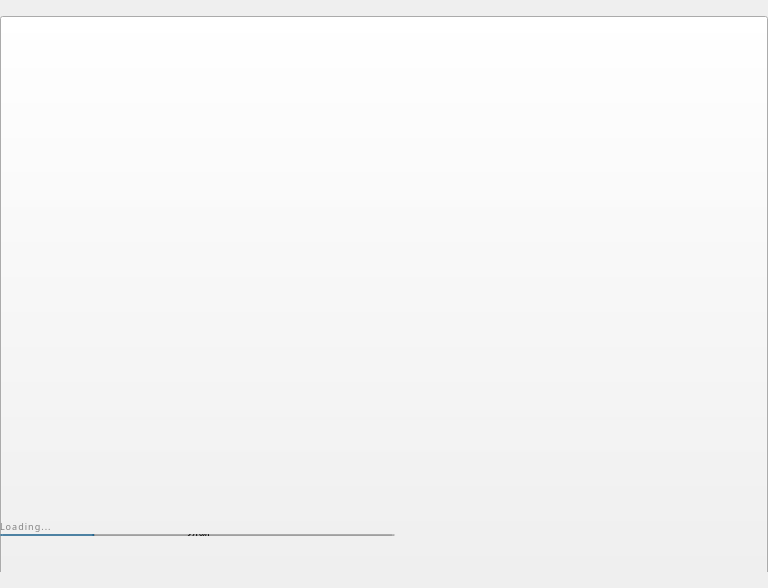
<?xml version="1.0" encoding="UTF-8"?>
<ui version="4.0">
 <class>Splash</class>
 <widget class="QWidget" name="Splash">
  <property name="geometry">
   <rect>
    <x>0</x>
    <y>0</y>
    <width>768</width>
    <height>588</height>
   </rect>
  </property>
  <property name="minimumSize">
   <size>
    <width>768</width>
    <height>431</height>
   </size>
  </property>
  <property name="maximumSize">
   <size>
    <width>16777215</width>
    <height>700</height>
   </size>
  </property>
  <property name="windowTitle">
   <string>Form</string>
  </property>
  <layout class="QVBoxLayout" name="verticalLayout_2">
   <property name="spacing">
    <number>0</number>
   </property>
   <property name="leftMargin">
    <number>0</number>
   </property>
   <property name="topMargin">
    <number>16</number>
   </property>
   <property name="rightMargin">
    <number>0</number>
   </property>
   <property name="bottomMargin">
    <number>16</number>
   </property>
   <item>
    <widget class="QFrame" name="frame">
     <property name="minimumSize">
      <size>
       <width>768</width>
       <height>431</height>
      </size>
     </property>
     <property name="styleSheet">
      <string notr="true"/>
     </property>
     <property name="frameShape">
      <enum>QFrame::NoFrame</enum>
     </property>
     <property name="frameShadow">
      <enum>QFrame::Plain</enum>
     </property>
     <layout class="QVBoxLayout" name="verticalLayout">
      <property name="spacing">
       <number>0</number>
      </property>
      <property name="leftMargin">
       <number>0</number>
      </property>
      <property name="topMargin">
       <number>0</number>
      </property>
      <property name="rightMargin">
       <number>0</number>
      </property>
      <property name="bottomMargin">
       <number>0</number>
      </property>
      <item>
       <widget class="QPushButton" name="imgLogo">
        <property name="minimumSize">
         <size>
          <width>650</width>
          <height>650</height>
         </size>
        </property>
        <property name="focusPolicy">
         <enum>Qt::NoFocus</enum>
        </property>
        <property name="text">
         <string/>
        </property>
        <property name="iconSize">
         <size>
          <width>395</width>
          <height>348</height>
         </size>
        </property>
       </widget>
      </item>
      <item>
       <widget class="QWidget" name="horizontalWidget" native="true">
        <property name="minimumSize">
         <size>
          <width>395</width>
          <height>12</height>
         </size>
        </property>
        <property name="maximumSize">
         <size>
          <width>395</width>
          <height>12</height>
         </size>
        </property>
        <widget class="QLabel" name="lblMessage">
         <property name="geometry">
          <rect>
           <x>0</x>
           <y>0</y>
           <width>395</width>
           <height>12</height>
          </rect>
         </property>
         <property name="sizePolicy">
          <sizepolicy hsizetype="Maximum" vsizetype="Maximum">
           <horstretch>0</horstretch>
           <verstretch>0</verstretch>
          </sizepolicy>
         </property>
         <property name="minimumSize">
          <size>
           <width>0</width>
           <height>0</height>
          </size>
         </property>
         <property name="maximumSize">
          <size>
           <width>395</width>
           <height>22</height>
          </size>
         </property>
         <property name="styleSheet">
          <string notr="true">
											height: 11px;
											width: 91px;
											color: #828282;
											font-family: Nunito;
											font-size: 9px;
											letter-spacing: 1.04px;
											line-height: 12px;
										</string>
         </property>
         <property name="text">
          <string>Loading...</string>
         </property>
         <property name="alignment">
          <set>Qt::AlignLeading|Qt::AlignLeft|Qt::AlignTop</set>
         </property>
        </widget>
       </widget>
      </item>
      <item>
       <widget class="QWidget" name="layoutProgress" native="true">
        <property name="minimumSize">
         <size>
          <width>395</width>
          <height>4</height>
         </size>
        </property>
        <property name="maximumSize">
         <size>
          <width>395</width>
          <height>4</height>
         </size>
        </property>
        <layout class="QHBoxLayout" name="horizontalLayout">
         <property name="spacing">
          <number>0</number>
         </property>
         <property name="leftMargin">
          <number>0</number>
         </property>
         <property name="topMargin">
          <number>2</number>
         </property>
         <property name="rightMargin">
          <number>0</number>
         </property>
         <property name="bottomMargin">
          <number>0</number>
         </property>
         <item>
          <widget class="QProgressBar" name="progressBar">
           <property name="value">
            <number>24</number>
           </property>
          </widget>
         </item>
        </layout>
       </widget>
      </item>
      <item>
       <spacer name="horizontalSpacer_12">
        <property name="orientation">
         <enum>Qt::Vertical</enum>
        </property>
        <property name="sizeType">
         <enum>QSizePolicy::Fixed</enum>
        </property>
        <property name="sizeHint" stdset="0">
         <size>
          <width>40</width>
          <height>20</height>
         </size>
        </property>
       </spacer>
      </item>
      <item>
       <widget class="QLabel" name="lblVersion">
        <property name="sizePolicy">
         <sizepolicy hsizetype="Maximum" vsizetype="Maximum">
          <horstretch>0</horstretch>
          <verstretch>0</verstretch>
         </sizepolicy>
        </property>
        <property name="minimumSize">
         <size>
          <width>0</width>
          <height>0</height>
         </size>
        </property>
        <property name="maximumSize">
         <size>
          <width>200</width>
          <height>16</height>
         </size>
        </property>
        <property name="styleSheet">
         <string notr="true">
										height: 16px;
										width: 85px;
										color: #FFFFFF;
										font-family: Nunito;
										font-size: 12px;
										letter-spacing: 0.2px;
										line-height: 16px;
										text-align: center;
									</string>
        </property>
        <property name="text">
         <string/>
        </property>
        <property name="alignment">
         <set>Qt::AlignLeading|Qt::AlignLeft|Qt::AlignTop</set>
        </property>
       </widget>
      </item>
     </layout>
    </widget>
   </item>
  </layout>
 </widget>
 <resources/>
 <connections/>
</ui>
